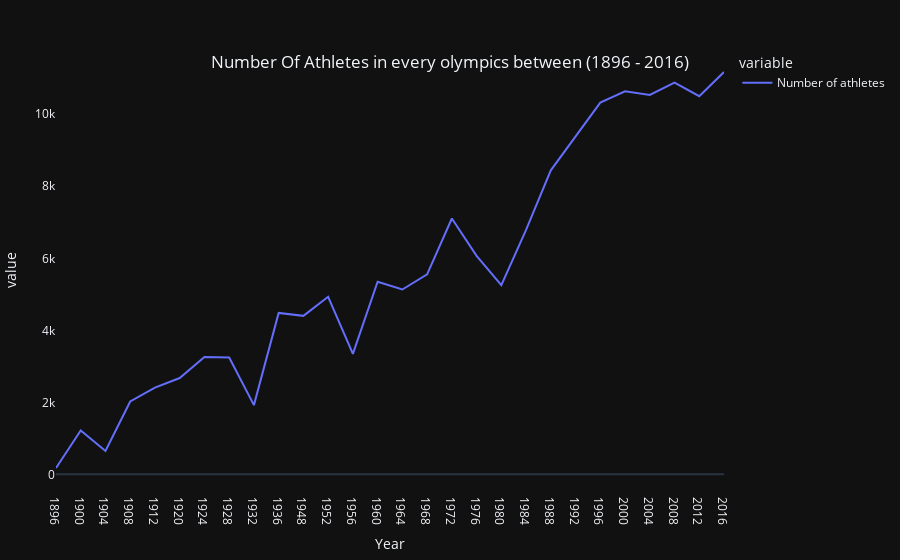

Write notebook code for a chart like this one.
### Markdown cell above
## Visualizing the number of athletes at every olympics

### Code cell
athlete_graph = px.line(athletes, x = 'Year', y=['Number of athletes'], template = 'plotly_dark')

athlete_graph.update_layout(margin=dict(l=10,
                               r=10,
                               t=50,
                               b=10),
                 title={
        'text': 'Number Of Athletes in every olympics between (1896 - 2016)',
        'y':0.9,
        'x':0.5,
        'xanchor': 'center',
        'yanchor': 'top'})

athlete_graph.update_xaxes(visible=True, showticklabels=True,
                showgrid = False,
                          type='category')

athlete_graph.update_yaxes(showgrid = False)

### Figure 1 — Plotly figure (JSON) as saved in the notebook; plotly's stock layout.template omitted (floating-point values rounded to 4 significant figures)
{"data": [{"hovertemplate": "variable=Number of athletes<br>Year=%{x}<br>value=%{y}<extra></extra>", "legendgroup": "Number of athletes", "line": {"color": "#636efa", "dash": "solid"}, "marker": {"symbol": "circle"}, "mode": "lines", "name": "Number of athletes", "orientation": "v", "showlegend": true, "type": "scatter", "x": [1896, 1900, 1904, 1908, 1912, 1920, 1924, 1928, 1932, 1936, 1948, 1952, 1956, 1960, 1964, 1968, 1972, 1976, 1980, 1984, 1988, 1992, 1996, 2000, 2004, 2008, 2012, 2016], "xaxis": "x", "y": [176, 1220, 650, 2024, 2409, 2675, 3256, 3246, 1922, 4482, 4402, 4931, 3346, 5348, 5134, 5552, 7105, 6070, 5252, 6791, 8443, 9380, 10324, 10639, 10537, 10880, 10502, 11174], "yaxis": "y"}], "layout": {"legend": {"title": {"text": "variable"}, "tracegroupgap": 0}, "margin": {"b": 10, "l": 10, "r": 10, "t": 50}, "title": {"text": "Number Of Athletes in every olympics between (1896 - 2016)", "x": 0.5, "xanchor": "center", "y": 0.9, "yanchor": "top"}, "xaxis": {"anchor": "y", "domain": [0, 1], "showgrid": false, "showticklabels": true, "title": {"text": "Year"}, "type": "category", "visible": true}, "yaxis": {"anchor": "x", "domain": [0, 1], "showgrid": false, "title": {"text": "value"}}}}
